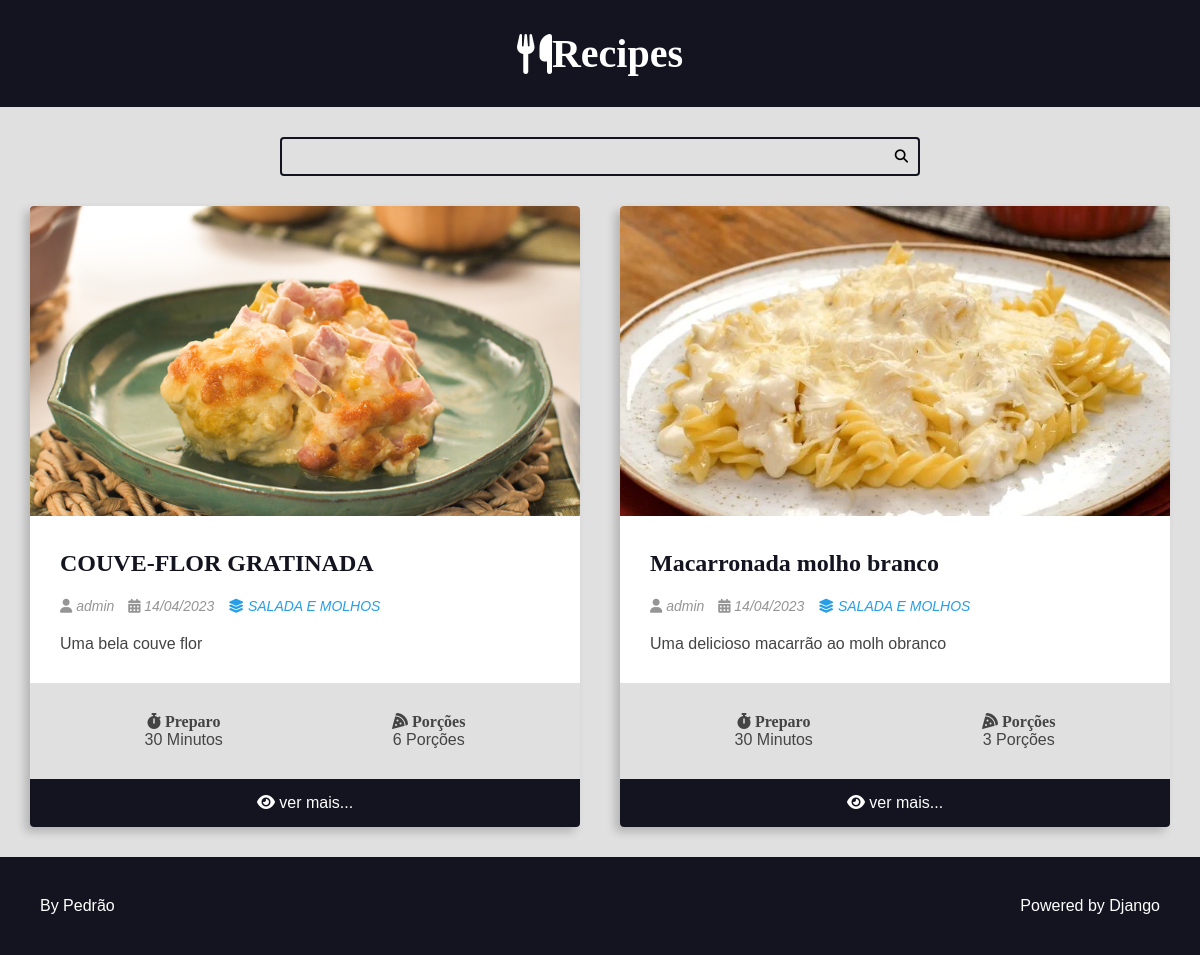
Page /recipes/category/1/ on the committed database.
### recipes/models.py (models this page shows, shortened)
class Recipe(models.Model):
    title = models.CharField(max_length=65)
    description = models.CharField(max_length=165)
    slug = models.SlugField()
    preparation_time = models.IntegerField()
    preparation_time_unit = models.CharField(max_length=65)
    servings = models.IntegerField()
    servings_unit = models.CharField(max_length=65)
    preparation_steps = models.TextField()
    prepare_stes_is_html = models.BooleanField(default=False)
    created_at = models.DateField(auto_now_add=True)
    updated_at = models.DateField(auto_now=True)
    is_published = models.BooleanField(default=False)
    cover = models.ImageField(upload_to='recipes/cover/%Y/%m/%d', blank=True, default='')
    category = models.ForeignKey(Category, on_delete=models.SET_NULL, null=True)
    author = models.ForeignKey(User, on_delete=models.SET_NULL, null=True)

class Category(models.Model):
    title = models.CharField(max_length=65)
    def __str__(self):
        return self.title

### recipes/views.py (the view)
# urls.py: path('recipes/category/<int:category_id>/', category, name='category'),
def category(request, category_id):
    recipe = Recipe.objects.filter(
        category__id=category_id,
        is_published=True,
        ).order_by('-id')
    return render(request, 'category.html', context={'recipes': recipe} )

### recipes/templates/category.html (shortened to what this page needs)
{% extends 'base.html' %}
{% block content %}
    {% include "search.html" %}
    <main class="main-content-container">
        <div class="main-content main-content-list container">
            {% for recipe in recipes %}
                {% include "card.html" %}
            {% endfor %}
        </div>
    </main>
{% endblock content %}

### recipes/templates/card.html
<div class="recipe recipe-list-item">
    {% if recipe.cover %}
        <div class="recipe-cover">
            <a href=" {% url 'recipes:recipe' recipe.id %}">
                <img src="{{ recipe.cover.url }}" alt="Temporário">
            </a>
        </div>
    {% endif %}
    <div class="recipe-title-container">
        <h2 class="recipe-title">
            <a href="{% url 'recipes:recipe' recipe.id %}">
                {{ recipe.title }}
            </a>
        </h2>
    </div>
    <div class="recipe-author">
        <span class="recipe-author-item">
            <i class="fas fa-user"></i>
            {% if recipe.author.firstname %}
                {{ recipe.author.first_name }} {{recipe.author.last_name}}
            {% else %}
                {{recipe.author.username}}
            {% endif %}
        </span>
        <span class="recipe-author-item">
            <i class="fas fa-calendar-alt"></i>
            {{ recipe.created_at|date:"d/m/Y" }}
        </span>
        <span class="recipe-author-item">
            <a href="{% url 'recipes:category' recipe.category.id %}">
                <i class="fas fa-layer-group"></i>
                <span>{{recipe.category}}</span>
            </a>
        </span>
    </div>
    <div class="recipe-content">
        <p>{{ recipe.description}}</p>
    </div>
    <div class="recipe-meta-container">
        <div class="recipe-meta recipe-preparation">
            <h3 class="recipe-meta-title"><i class="fas fa-stopwatch"></i> Preparo</h3>
            <div class="recipe-meta-text">
                {{recipe.preparation_time }} Minutos
            </div>
        </div>
        <div class="recipe-meta recipe-servings">
            <h3 class="recipe-meta-title"><i class="fas fa-pizza-slice"></i> Porções</h3>
            <div class="recipe-meta-text">
                {{ recipe.servings }} Porções
            </div>
        </div>
    </div>
    <footer class="recipe-footer">
        <a class="recipe-read-more button button-dark button-full-width" href=" {% url 'recipes:recipe' recipe.id %}">
            <i class="fas fa-eye"></i>
            <span>ver mais...</span>
        </a>
    </footer>
</div>

### recipes/static/css/styles.css (style rules this page uses)
:root { --color-primary: #269fe6; --color-primary-hover: #2086c2; --color-primary-dark: #13141f; --color-primary-dark-hover: #212336; --color-primary-light: #d4ecfa; --color-primary-light-hover: #bdd8e7; --color-white: #fff; --color-black: #000; --color-dark-text: #444; --color-info-light: #cce5ff; --color-debug-light: #cce5ff; --color-success-light: #d4edda; --color-alert-light: #fff3cd; --color-warning-light: #fff3cd; --color-error-light: #f8d7da; --color-info-dark: #4d86c4; --color-debug-dark: #4d86c4; --color-success-dark: #4a9c5d; --color-alert-dark: #927f40; --color-warning-dark: #927f40; --color-error-dark: #da525d; --color-gray-0: #f9f9f9; --color-gray-1: #e0e0e0; --color-gray-2: #c7c7c7; --color-gray-3: #aeaeae; --color-gray-4: #959595; --color-gray-5: #7d7d7d; --color-gray-6: #646464; --color-gray-7: #4b4b4b; --color-gray-8: #323232; --color-gray-9: #191919; --font-primary: sans-serif; --font-headings: 'Roboto Slab', serif; --spacing-gutter-medium: 3rem; --spacing-gutter-large: 4rem; }
* { padding: 0; margin: 0; box-sizing: border-box; }
html { font-size: 62.5%; }
body { font-size: 1.6rem; font-family: var(--font-primary); background: var(--color-gray-1); color: var(--color-dark-text); }
h1, h2, h3, h4, h5, h6 { font-family: var(--font-headings); }
img { max-width: 100%; }
a { color: var(--color-primary); text-decoration: none; }
.container { max-width: 144rem; margin: 0 auto; padding: var(--spacing-gutter-medium); }
.main-content { padding-top: 0; }
.main-content-list { display: grid; grid-template-columns: repeat(auto-fit, minmax(340px, 1fr)); gap: var(--spacing-gutter-large); }
.recipe { background: var(--color-white); box-shadow: -5px 5px 10px rgba(0, 0, 0, 0.2); transform: scale(1); transition: all 300ms ease-in-out; border-radius: 0.4rem; overflow: hidden; }
.recipe img { max-width: 100%; }
.recipe-list-item { max-width: 64rem; height: fit-content; }
.recipe-title-container { padding: var(--spacing-gutter-medium); padding-bottom: 2rem; }
.recipe-title-container a { text-decoration: none; color: var(--color-primary-dark); }
.recipe-author { padding: 0 var(--spacing-gutter-medium); }
.recipe-content { padding: var(--spacing-gutter-medium); padding-top: 2rem; }
.recipe-author-item { color: var(--color-gray-4); margin-right: 1rem; font-style: italic; font-size: 1.4rem; }
.recipe-author a { color: var(--color-primary); transition: all 300ms ease-in-out; text-decoration: none; }
.recipe-meta-container { display: flex; flex-flow: row wrap; padding: var(--spacing-gutter-medium); background: var(--color-gray-1); }
.recipe-meta { display: flex; flex-flow: column nowrap; flex-shrink: 1; flex-grow: 1; text-align: center; }
.recipe-meta-title { font-size: 1.6rem; }
.recipe-footer a { background: var(--color-primary-dark); display: block; color: var(--color-white); text-decoration: none; text-align: center; padding: 1.5rem var(--spacing-gutter-medium); transition: all 300ms ease-in-out; }

### rows in the picture
Recipe: cover (picture), title "COUVE-FLOR GRATINADA", author.username "admin", created_at "14/04/2023", category "SALADA E MOLHOS", description "Uma bela couve flor", preparation_time "30", servings "6"
Recipe: cover (picture), title "Macarronada molho branco", author.username "admin", created_at "14/04/2023", category "SALADA E MOLHOS", description "Uma delicioso macarrão ao molh obranco", preparation_time "30", servings "3"
